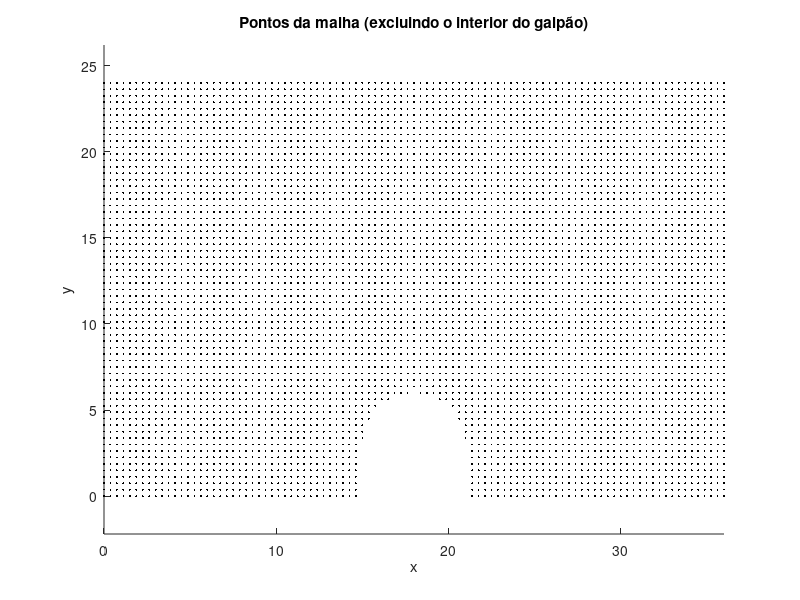
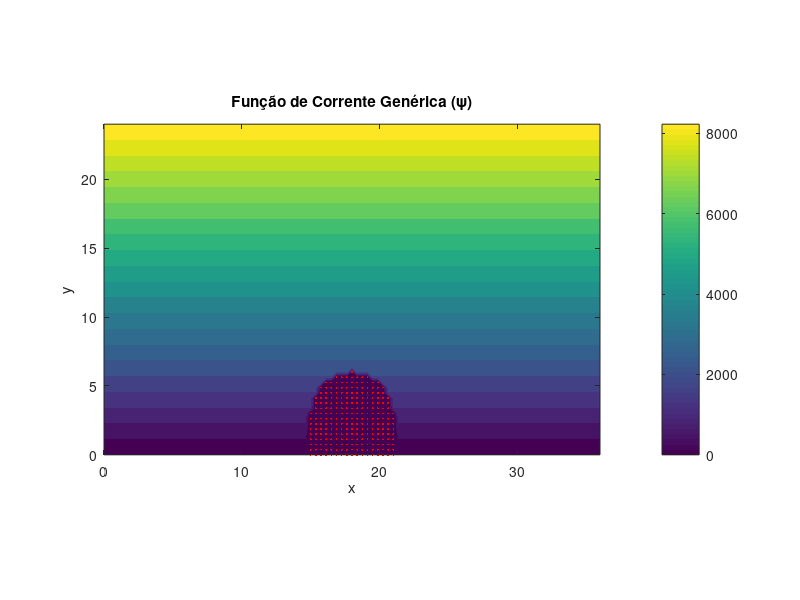
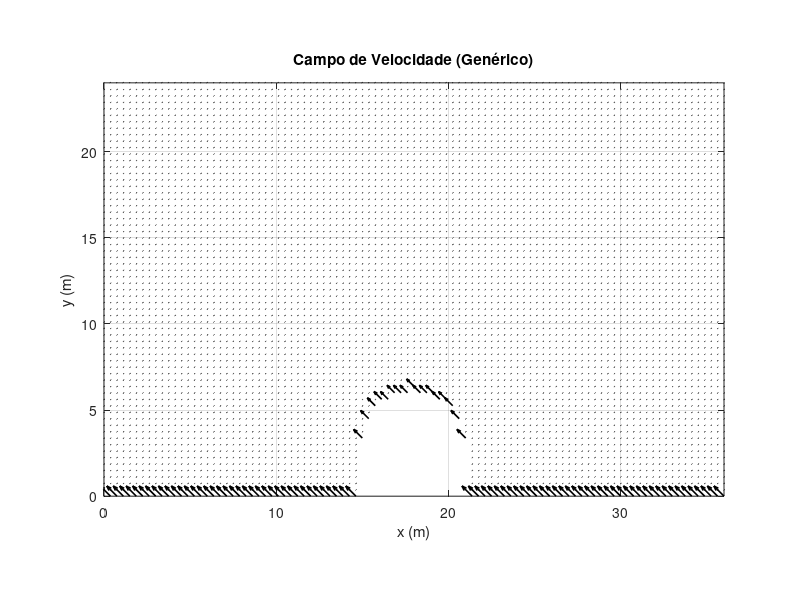
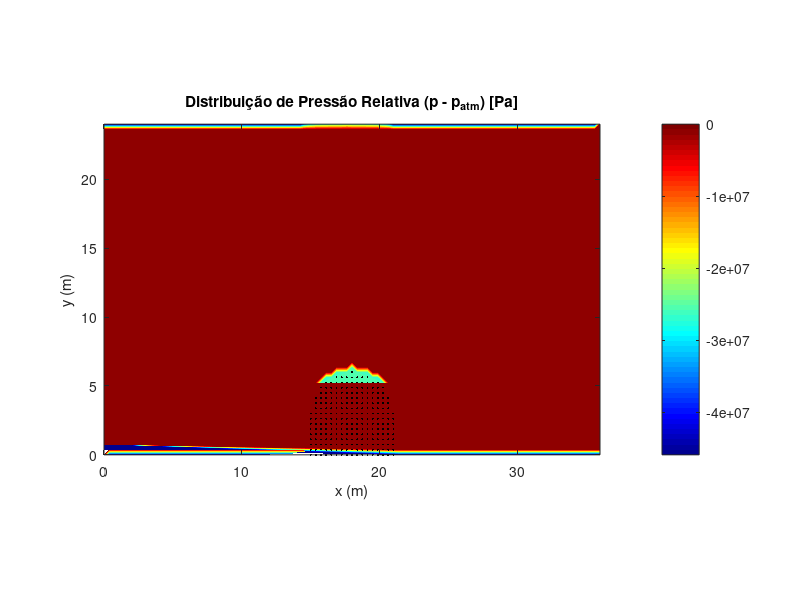

MATLAB code for these plots, in order:
clc, clear

% Criacao da malha

h = 3;
d = 5*h;
L = 2*h;
H = 8*h;

dx = h/8;
dy = dx;

x = 0:dx:(2*d+L);
y = 0:dy:H;

[X,Y] = meshgrid(x,y);

% Outros parâmetros do problema

V = 100*3.6; %Velocidade em m/s!
lambda = 1.85;
toleracia = 0.01;
rho = 1.25;    % Densidade do ar (kg/m³)
gamma_ar = 1.4;% Razão de calor específico do ar

% Verificacao dos pontos dentro do galpao

isSolido = false(size(X));

for i = 1:length(x)
    for j = 1:length(y)
        xi = x(i);
        yj = y(j);
        % Se o ponto está dentro do telhado
        if xi >= d && xi <= d + L
            y_teto = sqrt((L/2)^2 - (xi - (d + L/2))^2) + h;
            if yj <= y_teto
                isSolido(j,i) = true; 
            end
        end
    end
end



% Plota apenas os pontos da malha (isSolido == false)
mask = ~isSolido;  % true para pontos de malha válidos
scatter( X(mask), Y(mask), 2, 'k', 'filled' ) 
axis equal
xlabel('x'); ylabel('y');
title('Pontos da malha (excluindo o interior do galpão)');

% Criação de matriz de testes

% Inicializar psi com escoamento uniforme (V*y)
psi = V * Y; % ψ = V*y (escoamento uniforme na direção x)

% Ajustar condições de contorno:
% 1. ψ = 0 na base (y = 0)
psi(Y == 0) = 0;

% 2. Dentro do sólido, ψ = constante (aqui, 0)
psi(isSolido) = 0;

% 3. Condições laterais (opcional, se necessário):
% - Na entrada (x = 0) e saída (x = 2d + L), manter ψ = V*y
% - Se houver paredes laterais sólidas, ajustar ψ para constante

% Exibir a matriz psi - Item A
figure;
contourf(X, Y, psi, 20, 'LineColor', 'none');
colorbar;
axis equal;
xlabel('x'); ylabel('y');
title('Função de Corrente Genérica (\psi)');
hold on;
scatter(X(isSolido), Y(isSolido), 2, 'r', 'filled'); % Destacar o sólido

% Calcular velocidades (apenas para pontos fora do sólido)
u = zeros(size(psi));
v = zeros(size(psi));
u(~isSolido) = gradient(psi(~isSolido), dy);  % u = ∂ψ/∂y
v(~isSolido) = -gradient(psi(~isSolido), dx); % v = -∂ψ/∂x

% Plotar campo de velocidade (setas pretas) - ItemB
figure;
quiver(X(mask), Y(mask), u(mask), v(mask), ...
    'AutoScaleFactor', 1.5, ...
    'Color', 'k', ...          % Define cor preta
    'LineWidth', 1.2);         % Espessura das setas
axis equal;
grid on;                       % Adiciona grade
xlabel('x (m)'); 
ylabel('y (m)');
title('Campo de Velocidade (Genérico)');

% Ajustar limites dos eixos (se necessário)
xlim([min(x), max(x)]);
ylim([min(y), max(y)]);

%Pressão item C

% Calcular a pressão (equação corrigida)
gamma_term = (gamma_ar - 1) / gamma_ar;
DeltaP = rho * gamma_term * ( (V^2)/2 - (u.^2 + v.^2)/2 );

% Mascarar pontos dentro do sólido (isSolido)
DeltaP(isSolido) = NaN; % Ignorar pressão no interior

% Plotar pressão
figure;
contourf(X, Y, DeltaP, 50, 'LineColor', 'none');
colorbar;
colormap('jet');
hold on;
scatter(X(isSolido), Y(isSolido), 2, 'k', 'filled'); % Destacar o sólido
axis equal;
xlabel('x (m)');
ylabel('y (m)');
title('Distribuição de Pressão Relativa (p - p_{atm}) [Pa]');

% Item D



